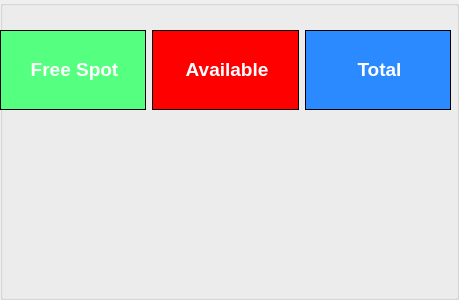
<?xml version="1.0" encoding="UTF-8"?>
<ui version="4.0">
 <class>GroupBox</class>
 <widget class="QGroupBox" name="GroupBox">
  <property name="geometry">
   <rect>
    <x>0</x>
    <y>0</y>
    <width>459</width>
    <height>300</height>
   </rect>
  </property>
  <property name="windowTitle">
   <string>GroupBox</string>
  </property>
  <property name="layoutDirection">
   <enum>Qt::LeftToRight</enum>
  </property>
  <property name="autoFillBackground">
   <bool>true</bool>
  </property>
  <widget class="QWidget" name="verticalWidget_2" native="true">
   <property name="geometry">
    <rect>
     <x>0</x>
     <y>30</y>
     <width>451</width>
     <height>80</height>
    </rect>
   </property>
   <layout class="QVBoxLayout" name="verticalLayout_3">
    <item>
     <layout class="QHBoxLayout" name="horizontalLayout">
      <item>
       <widget class="QLabel" name="freeSpot">
        <property name="sizePolicy">
         <sizepolicy hsizetype="Preferred" vsizetype="Ignored">
          <horstretch>0</horstretch>
          <verstretch>21</verstretch>
         </sizepolicy>
        </property>
        <property name="minimumSize">
         <size>
          <width>0</width>
          <height>0</height>
         </size>
        </property>
        <property name="maximumSize">
         <size>
          <width>16777215</width>
          <height>16777215</height>
         </size>
        </property>
        <property name="autoFillBackground">
         <bool>false</bool>
        </property>
        <property name="styleSheet">
         <string notr="true">background-color:rgb(85, 255, 127)
</string>
        </property>
        <property name="frameShape">
         <enum>QFrame::Box</enum>
        </property>
        <property name="text">
         <string>&lt;html&gt;&lt;head/&gt;&lt;body&gt;&lt;p align=&quot;center&quot;&gt;&lt;span style=&quot; font-size:14pt; font-weight:600; color:#ffffff;&quot;&gt;Free Spot&lt;/span&gt;&lt;/p&gt;&lt;/body&gt;&lt;/html&gt;</string>
        </property>
       </widget>
      </item>
      <item>
       <widget class="QLabel" name="available">
        <property name="sizePolicy">
         <sizepolicy hsizetype="Preferred" vsizetype="Ignored">
          <horstretch>0</horstretch>
          <verstretch>0</verstretch>
         </sizepolicy>
        </property>
        <property name="cursor">
         <cursorShape>PointingHandCursor</cursorShape>
        </property>
        <property name="toolTipDuration">
         <number>0</number>
        </property>
        <property name="autoFillBackground">
         <bool>false</bool>
        </property>
        <property name="styleSheet">
         <string notr="true">background-color: rgb(255, 0, 0);</string>
        </property>
        <property name="frameShape">
         <enum>QFrame::Box</enum>
        </property>
        <property name="text">
         <string>&lt;html&gt;&lt;head/&gt;&lt;body&gt;&lt;p align=&quot;center&quot;&gt;&lt;span style=&quot; font-size:14pt; font-weight:600; color:#ffffff;&quot;&gt;Available&lt;/span&gt;&lt;/p&gt;&lt;/body&gt;&lt;/html&gt;</string>
        </property>
       </widget>
      </item>
      <item>
       <widget class="QLabel" name="totalSpot">
        <property name="sizePolicy">
         <sizepolicy hsizetype="Preferred" vsizetype="Ignored">
          <horstretch>0</horstretch>
          <verstretch>0</verstretch>
         </sizepolicy>
        </property>
        <property name="cursor">
         <cursorShape>PointingHandCursor</cursorShape>
        </property>
        <property name="toolTipDuration">
         <number>0</number>
        </property>
        <property name="autoFillBackground">
         <bool>false</bool>
        </property>
        <property name="styleSheet">
         <string notr="true">background-color: rgb(43, 138, 255);</string>
        </property>
        <property name="frameShape">
         <enum>QFrame::Box</enum>
        </property>
        <property name="text">
         <string>&lt;html&gt;&lt;head/&gt;&lt;body&gt;&lt;p align=&quot;center&quot;&gt;&lt;span style=&quot; font-size:14pt; font-weight:600; color:#ffffff;&quot;&gt;Total&lt;/span&gt;&lt;/p&gt;&lt;/body&gt;&lt;/html&gt;</string>
        </property>
       </widget>
      </item>
     </layout>
    </item>
   </layout>
  </widget>
 </widget>
 <resources/>
 <connections/>
</ui>
